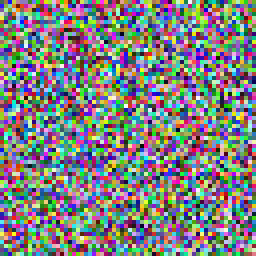
#> input picture publication/general/metacognitive_bayesian/images/test_image_high_entropy.png, 64 x 64 px (shown 4 times larger)
$ python -i segmentation.py   (imports and definitions only)
#> lines starting #> are read from the running program, lines starting #| are printed output that depends on the picture; after the words box and inside, x2 and y2 are one past the last pixel; in counts of white or black regions, pixels touching at a corner belong together
### pixel_maxwell_demon/src/regions/region.py
"""
Image region representation.

A Region contains:
- Pixel data and mask
- Feature descriptors
- Categorical state possibilities
- Processing metadata
"""

import numpy as np
from typing import Dict, Any, Optional, Set


class Region:
    """
    Image region representation for BMD processing.

    Each region is a potential categorical state that can be
    compared with BMD states to generate completions.
    """

    def __init__(
        self,
        region_id: str,
        mask: np.ndarray,
        image_data: np.ndarray,
        bbox: Optional[tuple] = None
    ):
        """
        Initialize region.

        Args:
            region_id: Unique identifier for region
            mask: Binary mask indicating region pixels (H x W)
            image_data: Full image data (H x W x C)
            bbox: Optional bounding box (x_min, y_min, x_max, y_max)
        """
        self.id = region_id
        self.mask = mask.astype(bool)
        self.image_data = image_data

        # Compute bounding box if not provided
        if bbox is None:
            self.bbox = self._compute_bbox()
        else:
            self.bbox = bbox

        # To be filled by processing
        self.features: Optional[Dict[str, Any]] = None
        self.categorical_states: Optional[Set[str]] = None
        self.processing_history: list = []

        # Cache
        self._pixels_cache: Optional[np.ndarray] = None
        self._area_cache: Optional[int] = None

    # [161 lines left out: functions extract_features, estimate_categorical_states, get_pixels, get_area, get_centroid, _compute_bbox and 2 more, not called in this run]

    def was_processed(self) -> bool:
        """Check if region has been processed."""
        return len(self.processing_history) > 0

    # [34 lines left out: functions last_processed_step, to_dict, __repr__, not called in this run]

### pixel_maxwell_demon/src/regions/segmentation.py
"""
Image segmentation methods for region extraction.

Provides multiple segmentation algorithms:
- SLIC superpixels
- Felzenszwalb's graph-based segmentation
- Watershed segmentation
- Hierarchical segmentation
"""

import numpy as np
from typing import List
from skimage import segmentation, color
from skimage.filters import sobel
from skimage.measure import regionprops
from .region import Region


class ImageSegmenter:
    """
    Image segmentation for BMD-based vision.

    Extracts regions that will be compared with BMD states.
    """

    def __init__(self):
        """Initialize segmenter."""
        pass

    def segment(
        self,
        image: np.ndarray,
        method: str = 'slic',
        **kwargs
    ) -> List[Region]:
        """
        Segment image into regions.

        Args:
            image: Input image (H x W x C) or (H x W)
            method: Segmentation method
                - 'slic': SLIC superpixels
                - 'felzenszwalb': Graph-based segmentation
                - 'watershed': Watershed segmentation
                - 'hierarchical': Hierarchical segmentation
            **kwargs: Method-specific parameters

        Returns:
            List of Region objects
        """
        # Ensure RGB
        if len(image.shape) == 2:
            image = np.stack([image] * 3, axis=-1)

        # Select method
        if method == 'slic':
            return self.segment_slic(image, **kwargs)
        elif method == 'felzenszwalb':
            return self.segment_felzenszwalb(image, **kwargs)
        elif method == 'watershed':
            return self.segment_watershed(image, **kwargs)
        elif method == 'hierarchical':
            return self.segment_hierarchical(image, **kwargs)
        else:
            raise ValueError(f"Unknown segmentation method: {method}")

    def segment_slic(
        self,
        image: np.ndarray,
        n_segments: int = 100,
        compactness: float = 10.0,
        sigma: float = 1.0
    ) -> List[Region]:
        """
        SLIC superpixel segmentation.

        Args:
            image: Input image
            n_segments: Target number of segments
            compactness: Balance color-proximity vs spatial-proximity
            sigma: Gaussian smoothing before segmentation

        Returns:
            List of Region objects
        """
#> called with n_segments = 100, compactness = 10, sigma = 1
        # SLIC segmentation
        labels = segmentation.slic(
            image,
            n_segments=n_segments,
            compactness=compactness,
            sigma=sigma,
            start_label=0
        )
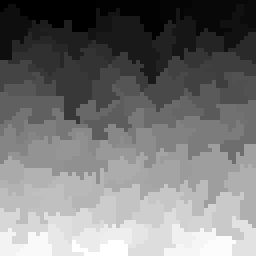
#> labels: shape (64, 64) int64 (shown 4 times larger); min 0, max 90, mean 42; drawn with min black and max white

        # Convert labels to regions
        regions = self._labels_to_regions(labels, image)

        return regions

    # [105 lines left out: functions segment_felzenszwalb, segment_watershed, segment_hierarchical, not called in this run]

    def _labels_to_regions(
        self,
        labels: np.ndarray,
        image: np.ndarray,
        prefix: str = ""
    ) -> List[Region]:
        """
        Convert label map to Region objects.

        Args:
            labels: Label map (H x W)
            image: Original image
            prefix: Prefix for region IDs

        Returns:
            List of Region objects
        """
#> called with prefix = ''
        regions = []

        # Get unique labels
        unique_labels = np.unique(labels)
#> unique_labels = 91 values from 0 to 90

        for label_id in unique_labels:
            # Create mask
            mask = (labels == label_id)

            # Skip very small regions
            if np.sum(mask) < 10:
                continue

            # Compute bounding box
            props = regionprops(mask.astype(int))[0]
            bbox = (
                props.bbox[1],  # x_min
                props.bbox[0],  # y_min
                props.bbox[3],  # x_max
                props.bbox[2]   # y_max
            )

            # Create region
            region_id = f"{prefix}region_{label_id}"
            region = Region(
                region_id=region_id,
                mask=mask,
                image_data=image,
                bbox=bbox
            )

            regions.append(region)
#> this loop made 91 passes
#> pass 1, in _labels_to_regions, `mask = (labels == label_id)`:
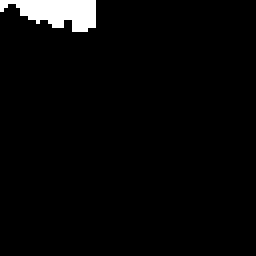
#> mask: shape (64, 64) bool (shown 4 times larger); 3.1% white; 1 white region, box (x1, y1, x2, y2) and area: (0, 0, 24, 8) 126
#> pass 2, in _labels_to_regions, `mask = (labels == label_id)`:
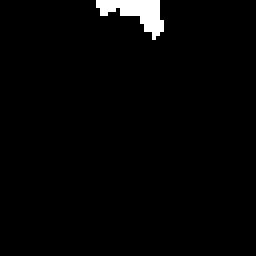
#> mask: shape (64, 64) bool (shown 4 times larger); 2% white; 1 white region, box (x1, y1, x2, y2) and area: (24, 0, 41, 10) 82
#> pass 3, in _labels_to_regions, `mask = (labels == label_id)`:
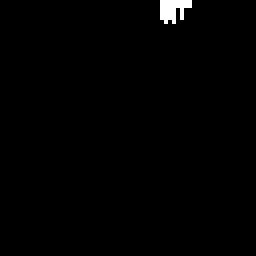
#> mask: shape (64, 64) bool (shown 4 times larger); 0.81% white; 1 white region, box (x1, y1, x2, y2) and area: (40, 0, 48, 6) 33
#> after the loop, regions = 91 items

        return regions

    # [79 lines left out: functions refine_regions, merge_small_regions, not called in this run]

>>> import cv2
>>> picture = cv2.cvtColor(cv2.imread('../../../publication/general/metacognitive_bayesian/images/test_image_high_entropy.png'), cv2.COLOR_BGR2RGB)
>>> result = ImageSegmenter().segment(picture)
#> result = 91 items
